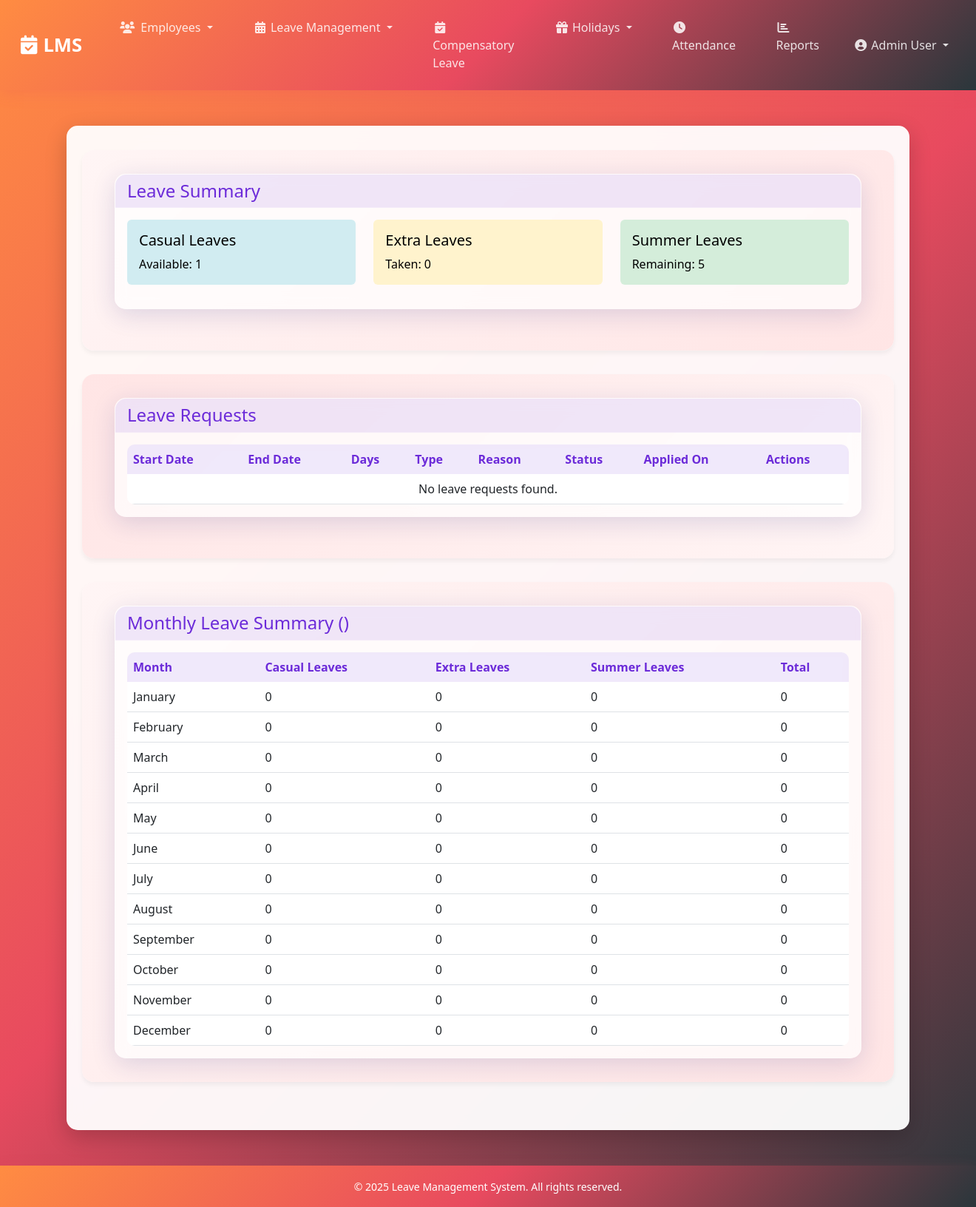
The page /leave-history/ (signed in) on the database its author committed.
### leave_management/models.py (models this page shows, shortened)
class Employee(AbstractUser):
    DEPARTMENT_CHOICES = [
        ('CSE', 'Computer Science'),
        ('ECE', 'Electronics and Communication'),
        ('EEE', 'Electrical and Electronics'),
        ('MECH', 'Mechanical'),
        ('CIVIL', 'Civil'),
        ('AI', 'Artificial Intelligence'),
        ('NON_TEACHING', 'Non Teaching'),
        ('MATH', 'Mathematics'),
        ('ENGLISH', 'English'),
    ]
    username = models.CharField(max_length=150, null=True, blank=True)
    employee_id = models.CharField(max_length=20, unique=True)
    department = models.CharField(max_length=20, choices=DEPARTMENT_CHOICES, default='CSE')
    is_admin = models.BooleanField(default=False)
    date_of_joining = models.DateField(default=timezone.now)
    experience = models.IntegerField(default=0, editable=False)  # Changed to IntegerField to store days
    casual_leaves_remaining = models.IntegerField(default=1)
    extra_leaves_taken = models.IntegerField(default=0)
    summer_leaves_remaining = models.IntegerField(default=5)
    last_leave_increment = models.DateField(default=timezone.now)
    phone_number = models.CharField(max_length=15, blank=True, null=True)
    current_salary = models.FloatField(default=0.0, blank=True, null=True)
    objects = EmployeeManager()
    USERNAME_FIELD = 'employee_id'
    REQUIRED_FIELDS = ['department']
    class Meta:
        verbose_name = 'Employee'
        verbose_name_plural = 'Employees'
        constraints = [
            models.UniqueConstraint(
                fields=['employee_id'],
                name='unique_employee_id_case_insensitive',
                condition=models.Q(employee_id__isnull=False)
            )
        ]

### leave_management/views.py (the view)
# urls.py: path('leave-history/', views.leave_history, name='leave_history'),
@login_required
def leave_history(request):
    leave_requests = LeaveRequest.objects.filter(employee=request.user).order_by('-created_at')
    current_date = timezone.now().date()
    current_year = current_date.year
    monthly_history = LeaveHistory.objects.filter(
        employee=request.user,
        year=current_year
    ).order_by('month')
    monthly_data = []
    for month in range(1, 13):
        history = monthly_history.filter(month=month).first()
        if history:
            monthly_data.append({
                'month': datetime(2000, month, 1).strftime('%B'),  # Month name
                'year': current_year,
                'casual_leaves_taken': history.casual_leaves_taken,
                'extra_leaves_taken': history.extra_leaves_taken,
                'summer_leaves_taken': history.summer_leaves_taken
            })
        else:
            monthly_data.append({
                'month': datetime(2000, month, 1).strftime('%B'),  # Month name
                'year': current_year,
                'casual_leaves_taken': 0,
                'extra_leaves_taken': 0,
                'summer_leaves_taken': 0
            })
    page = request.GET.get('page', 1)
    paginator = Paginator(leave_requests, 10)  # Show 10 records per page
    try:
        leave_page = paginator.page(page)
    except PageNotAnInteger:
        leave_page = paginator.page(1)
    except EmptyPage:
        leave_page = paginator.page(paginator.num_pages)
    context = {
        'leaves': leave_page,
        'monthly_history': monthly_data,
        'user': request.user
    }
    return render(request, 'leave_management/leave_history.html', context)

### leave_management/auth.py (called while the page is built)
    def get_user(self, user_id):
        try:
            return Employee.objects.get(pk=user_id)
        except Employee.DoesNotExist:
            return None

### leave_management/templates/leave_management/leave_history.html (shortened to what this page needs)
{% extends 'leave_management/base.html' %}
{% block content %}
<div class="row">
    <div class="col-md-12">
        <div class="card shadow mb-4">
            <div class="card-header">
                <h4 class="mb-0">Leave Summary</h4>
            </div>
            <div class="card-body">
                <div class="row">
                    <div class="col-md-4">
                        <div class="alert alert-info">
                            <h5 class="alert-heading">Casual Leaves</h5>
                            <p class="mb-0">Available: {{ user.casual_leaves_remaining }}</p>
                        </div>
                    </div>
                    <div class="col-md-4">
                        <div class="alert alert-warning">
                            <h5 class="alert-heading">Extra Leaves</h5>
                            <p class="mb-0">Taken: {{ user.extra_leaves_taken }}</p>
                        </div>
                    </div>
                    <div class="col-md-4">
                        <div class="alert alert-success">
                            <h5 class="alert-heading">Summer Leaves</h5>
                            <p class="mb-0">Remaining: {{ user.summer_leaves_remaining }}</p>
                        </div>
                    </div>
                </div>
            </div>
        </div>
    </div>
</div>
<div class="row">
    <div class="col-md-12">
        <div class="card shadow mb-4">
            <div class="card-header">
                <h4 class="mb-0">Leave Requests</h4>
            </div>
            <div class="card-body">
                <div class="table-responsive">
                    <table class="table table-hover">
                        <thead>
                            <tr>
                                <th>Start Date</th>
                                <th>End Date</th>
                                <th>Days</th>
                                <th>Type</th>
                                <th>Reason</th>
                                <th>Status</th>
                                <th>Applied On</th>
                                <th>Actions</th>
                            </tr>
                        </thead>
                        <tbody>
                            {% for leave in leaves %}
                            <tr>
                                <td>{{ leave.start_date|date:"M d, Y" }}</td>
                                <td>{{ leave.end_date|date:"M d, Y" }}</td>
                                <td>{{ leave.number_of_days }}</td>
                                <td>
                                    {% if leave.start_date.month == 5 %}
                                        <span class="badge bg-success">Summer</span>
                                    {% elif leave.is_extra_leave %}
                                        <span class="badge bg-warning">Extra</span>
                                    {% else %}
                                        <span class="badge bg-info">Casual</span>
                                    {% endif %}
                                </td>
                                <td>{{ leave.reason }}</td>
                                <td>
                                    <span class="badge {% if leave.status == 'APPROVED' %}bg-success{% elif leave.status == 'REJECTED' %}bg-danger{% else %}bg-warning{% endif %}">
                                        {{ leave.get_status_display }}
                                    </span>
                                </td>
                                <td>{{ leave.created_at|date:"M d, Y" }}</td>
                                <td>
                                    {% if leave.status == 'PENDING' and leave.start_date > today %}
                                    <form method="post" action="{% url 'cancel_leave' leave.id %}" style="display: inline;">
                                        {% csrf_token %}
                                        <button type="submit" class="btn btn-sm btn-danger" onclick="return confirm('Are you sure you want to cancel this leave request?')">
                                            <i class="fas fa-times"></i> Cancel
                                        </button>
                                    </form>
                                    {% endif %}
                                </td>
                            </tr>
                            {% empty %}
                            <tr>
                                <td colspan="8" class="text-center">No leave requests found.</td>
                            </tr>
                            {% endfor %}
                        </tbody>
                    </table>
                </div>
            </div>
        </div>
    </div>
</div>
<div class="row">
    <div class="col-md-12">
        <div class="card shadow">
            <div class="card-header">
                <h4 class="mb-0">Monthly Leave Summary ({{ current_year }})</h4>
            </div>
            <div class="card-body">
                <div class="table-responsive">
                    <table class="table table-hover">
                        <thead>
                            <tr>
                                <th>Month</th>
                                <th>Casual Leaves</th>
                                <th>Extra Leaves</th>
                                <th>Summer Leaves</th>
                                <th>Total</th>
                            </tr>
                        </thead>
                        <tbody>
                            {% for history in monthly_history %}
                            <tr>
                                <td>{{ history.month }}</td>
                                <td>{{ history.casual_leaves_taken }}</td>
                                <td>{{ history.extra_leaves_taken }}</td>
                                <td>{{ history.summer_leaves_taken }}</td>
                                <td>{{ history.casual_leaves_taken|add:history.extra_leaves_taken|add:history.summer_leaves_taken }}</td>
                            </tr>
                            {% empty %}
                            <tr>
                                <td colspan="5" class="text-center">No leave history found.</td>
                            </tr>
                            {% endfor %}
                        </tbody>
                    </table>
                </div>
            </div>
        </div>
    </div>
</div>
{% endblock %}

### leave_management/templates/leave_management/base.html (shortened to what this page needs)
{% load static %}
<!DOCTYPE html>
<html lang="en">
<head>
    <link href="https://cdn.jsdelivr.net/npm/bootstrap@5.3.0/dist/css/bootstrap.min.css" rel="stylesheet">
    <link rel="stylesheet" href="https://cdnjs.cloudflare.com/ajax/libs/font-awesome/6.0.0/css/all.min.css">
</head>
<body>
    <nav class="navbar navbar-expand-lg navbar-dark bg-primary">
        <div class="container-fluid">
            <a class="navbar-brand" href="{% if user.is_admin %}{% url 'admin_home' %}{% else %}{% url 'home' %}{% endif %}">
                <i class="fas fa-calendar-check me-2"></i>LMS
            </a>
            <div class="collapse navbar-collapse" id="navbarNav">
                {% if user.is_authenticated %}
                <ul class="navbar-nav me-auto">
                    {% if user.is_admin %}
                    <li class="nav-item dropdown">
                        <a class="nav-link dropdown-toggle" href="#" id="employeesDropdown" role="button" data-bs-toggle="dropdown" aria-expanded="false">
                            <i class="fas fa-users me-2"></i>Employees
                        </a>
                    </li>
                    <li class="nav-item dropdown">
                        <a class="nav-link dropdown-toggle" href="#" id="leaveDropdown" role="button" data-bs-toggle="dropdown">
                            <i class="fas fa-calendar-alt me-1"></i>Leave Management
                        </a>
                    </li>
                    <li class="nav-item">
                        <a class="nav-link" href="{% url 'manage_compensatory_leave' %}">
                            <i class="fas fa-calendar-check me-1"></i>Compensatory Leave
                        </a>
                    </li>
                    <li class="nav-item dropdown">
                        <a class="nav-link dropdown-toggle" href="#" id="holidayDropdown" role="button" data-bs-toggle="dropdown">
                            <i class="fas fa-gift me-1"></i>Holidays
                        </a>
                    </li>
                    <li class="nav-item">
                        <a class="nav-link" href="{% url 'admin_attendance' %}">
                            <i class="fas fa-clock me-1"></i>Attendance
                        </a>
                    </li>
                    <li class="nav-item">
                        <a class="nav-link" href="{% url 'reports' %}">
                            <i class="fas fa-chart-bar me-1"></i>Reports
                        </a>
                    </li>
                    {% endif %}
                </ul>
                <ul class="navbar-nav">
                    <li class="nav-item dropdown">
                        <a class="nav-link dropdown-toggle" href="#" id="userDropdown" role="button" data-bs-toggle="dropdown" aria-expanded="false">
                            <i class="fas fa-user-circle me-1"></i>{{ user.get_full_name|default:user.employee_id }}
                        </a>
                    </li>
                </ul>
                {% endif %}
            </div>
        </div>
    </nav>
    <div class="main-content">
        <div class="container glass-container">
            {% block content %}
            {% endblock %}
        </div>
    </div>
    <footer class="footer text-center">
        <div class="container">
            <small>&copy; {% now "Y" %} Leave Management System. All rights reserved.</small>
        </div>
    </footer>
</body>
</html>

### rows shown on the page
Employee: get_full_name "Admin User", casual_leaves_remaining "1", extra_leaves_taken "0", summer_leaves_remaining "5", month "January", casual_leaves_taken "0", summer_leaves_taken "0", casual_leaves_taken|add "0", month "February", month "March", month "April", month "May", month "June", month "July", month "August", month "September", month "October", month "November", month "December"
